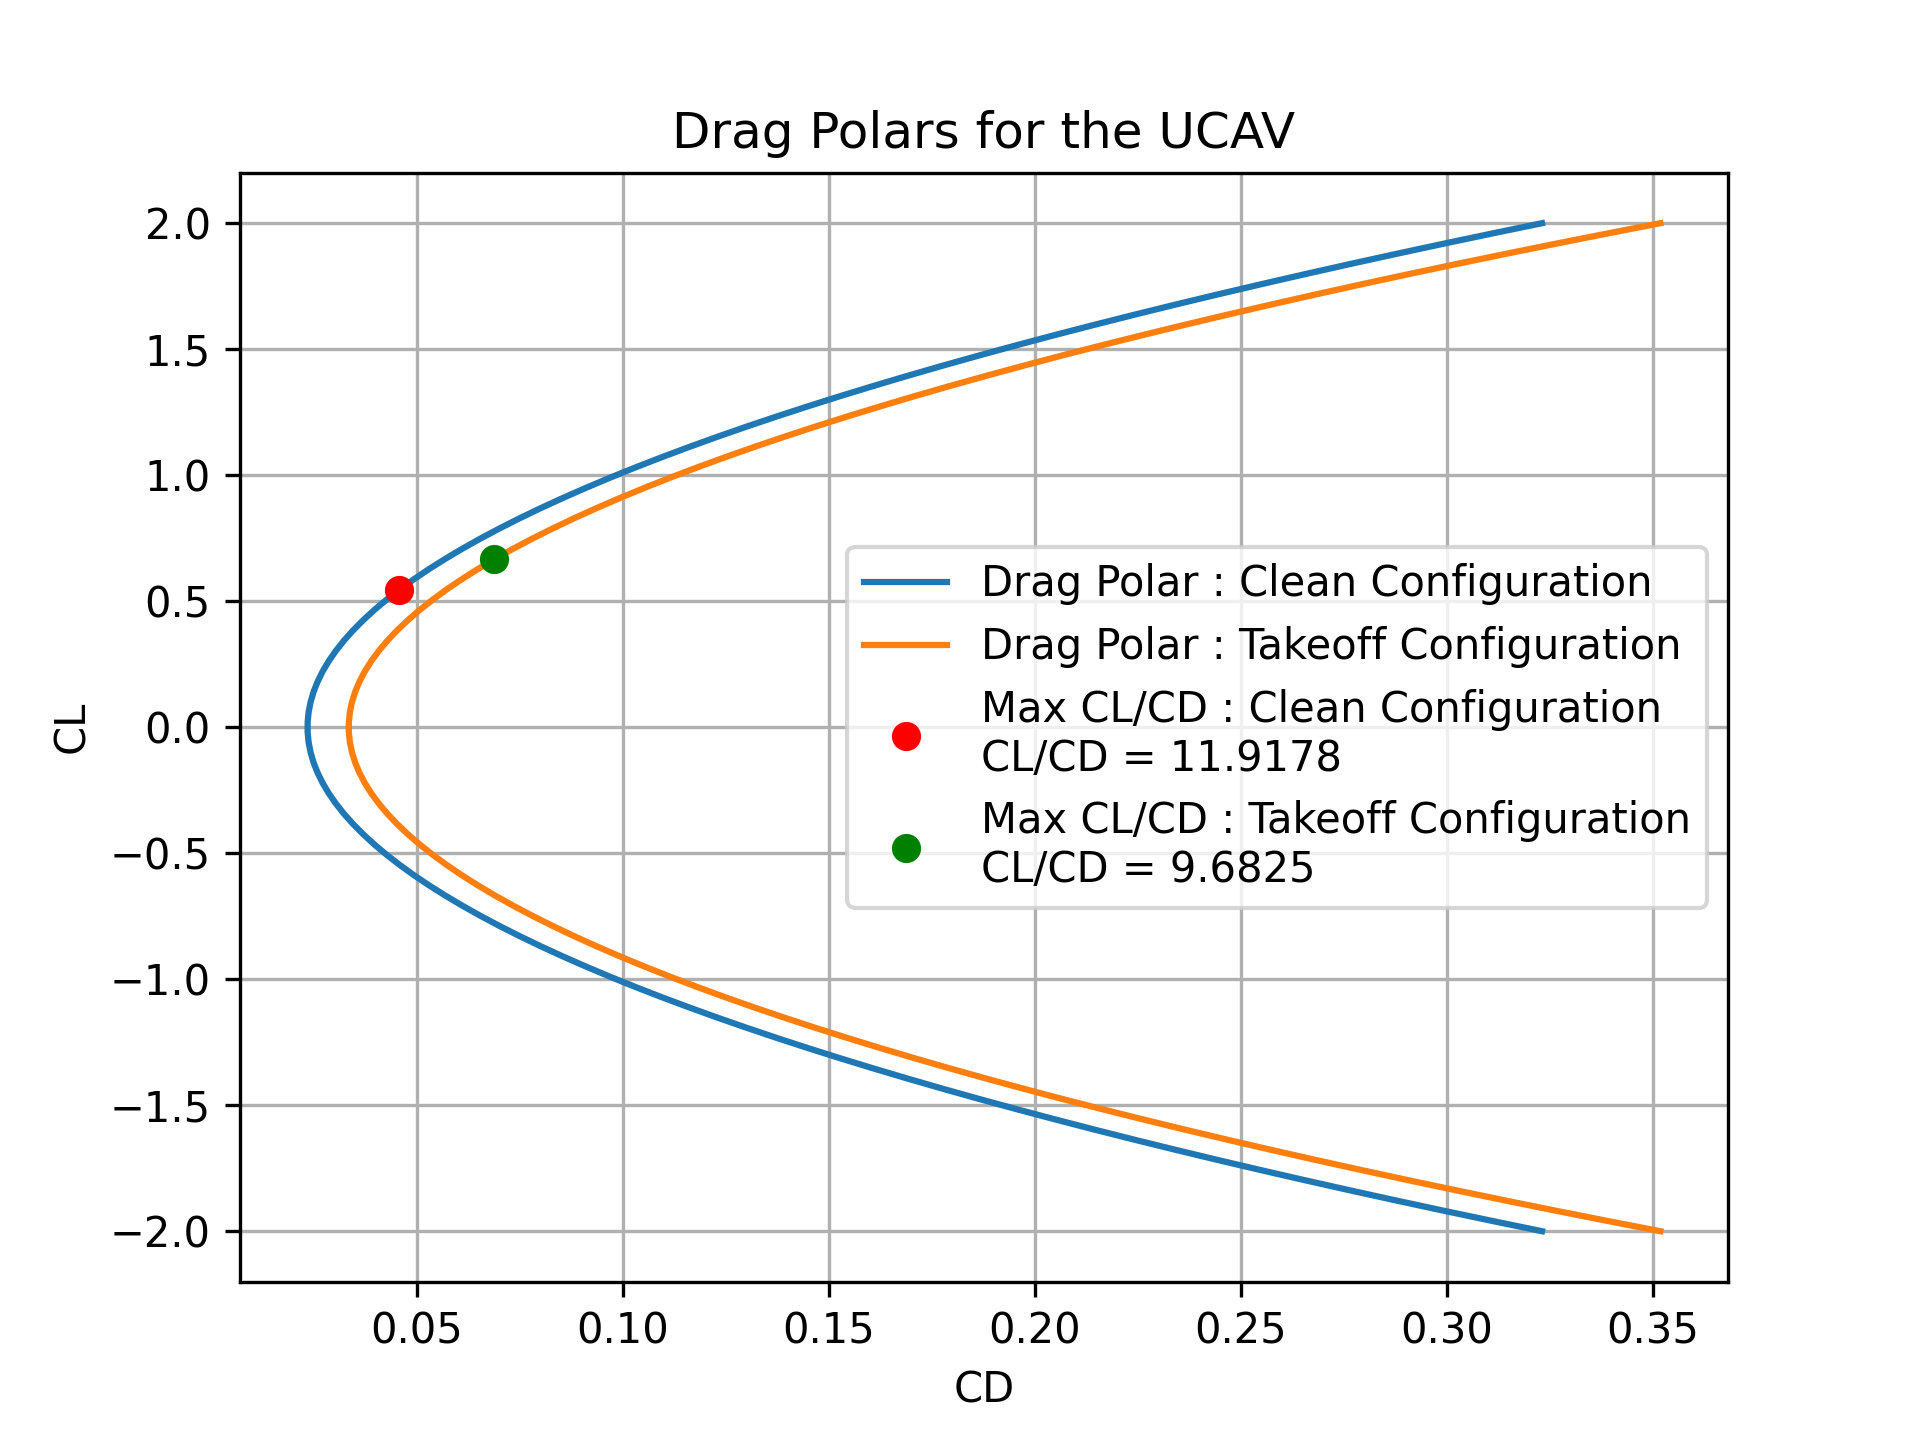

Here is the Python script that generated this plot:
import numpy as np
import matplotlib.pyplot as plt

# defining the S_wet function for the UCAV
def S_wet(W0, c = 0.8565, d = 0.5423):
    S_wet = 10**c * W0**d
    return S_wet

# defining the drag polar function for the UCAV
def drag_polar(CL, CD0, e, AR = 5):
    CD = CD0 + (1 / (np.pi * e * AR)) * CL**2
    return CD

# assuming Cf = 0.0035 for the UCAV (Skin friction coefficient)
Cf = 0.0035

# assuming Sref = 40 ft^2 for the UCAV (Reference wing area) (fig 4.4 of the Metabook)
Sref = 40 # ft^2

# calculating the CD0 for the UCAV
CD0 = Cf * S_wet(793) / Sref
print(f"\nThe CD0 for the UCAV is {CD0:.4f}")

# defining the Oswald efficiency factors for the UCAV during clean and takeoff configurations 
# (as landing characteristics not necessary due to the final attack phase)
e_clean = 0.85
e_takeoff = 0.8

# defining the del_CD0 for the takeoff and clean configurations
delCD0_clean = 0
delCD0_takeoff = 0.01

# plotting the drag polars for the UCAV in clean and takeoff configurations
CL = np.linspace(-2, 2, 100)
CD_clean = drag_polar(CL, CD0 + delCD0_clean, e_clean)
CD_takeoff = drag_polar(CL, CD0 + delCD0_takeoff, e_takeoff)

# function to find the max CL/CD ratio for the UCAV, and return the max CL/CD with the corresponding CL and CD
def max_CLoverCD(CL, CD):
    CL_CD = CL / CD
    max_CL_CD = np.max(CL_CD)
    corres_CL = CL[np.argmax(CL_CD)]
    corres_CD = CD[np.argmax(CL_CD)]
    print(f"\nThe maximum CL/CD ratio is {max_CL_CD:.4f} at CL = {corres_CL:.4f} and CD = {corres_CD:.4f}")
    return max_CL_CD, corres_CL, corres_CD




# plotting the drag polars for the UCAV in clean and takeoff configurations with the max CL/CD marked for both polars and labelled
fig, ax = plt.subplots(dpi = 300)
ax.plot(CD_clean, CL, label = "Drag Polar : Clean Configuration")
ax.plot(CD_takeoff, CL, label = "Drag Polar : Takeoff Configuration")
# finding the max CL/CD for the clean configuration
cleanMaxCLoverCD, cleanCL, cleanCD = max_CLoverCD(CL, CD_clean)
# finding the max CL/CD for the takeoff configuration
takeoffMaxCLoverCD, takeoffCL, takeoffCD = max_CLoverCD(CL, CD_takeoff)
# marking the max CL/CD for the clean configuration
ax.plot(cleanCD, cleanCL, "ro", label = f"Max CL/CD : Clean Configuration\nCL/CD = {cleanMaxCLoverCD:.4f}")
# marking the max CL/CD for the takeoff configuration
ax.plot(takeoffCD, takeoffCL, "go", label = f"Max CL/CD : Takeoff Configuration\nCL/CD = {takeoffMaxCLoverCD:.4f}")
ax.set_xlabel("CD")
ax.set_ylabel("CL")
ax.set_title("Drag Polars for the UCAV")
ax.legend()
ax.grid()
plt.savefig("dragPolar.png")
plt.show()

